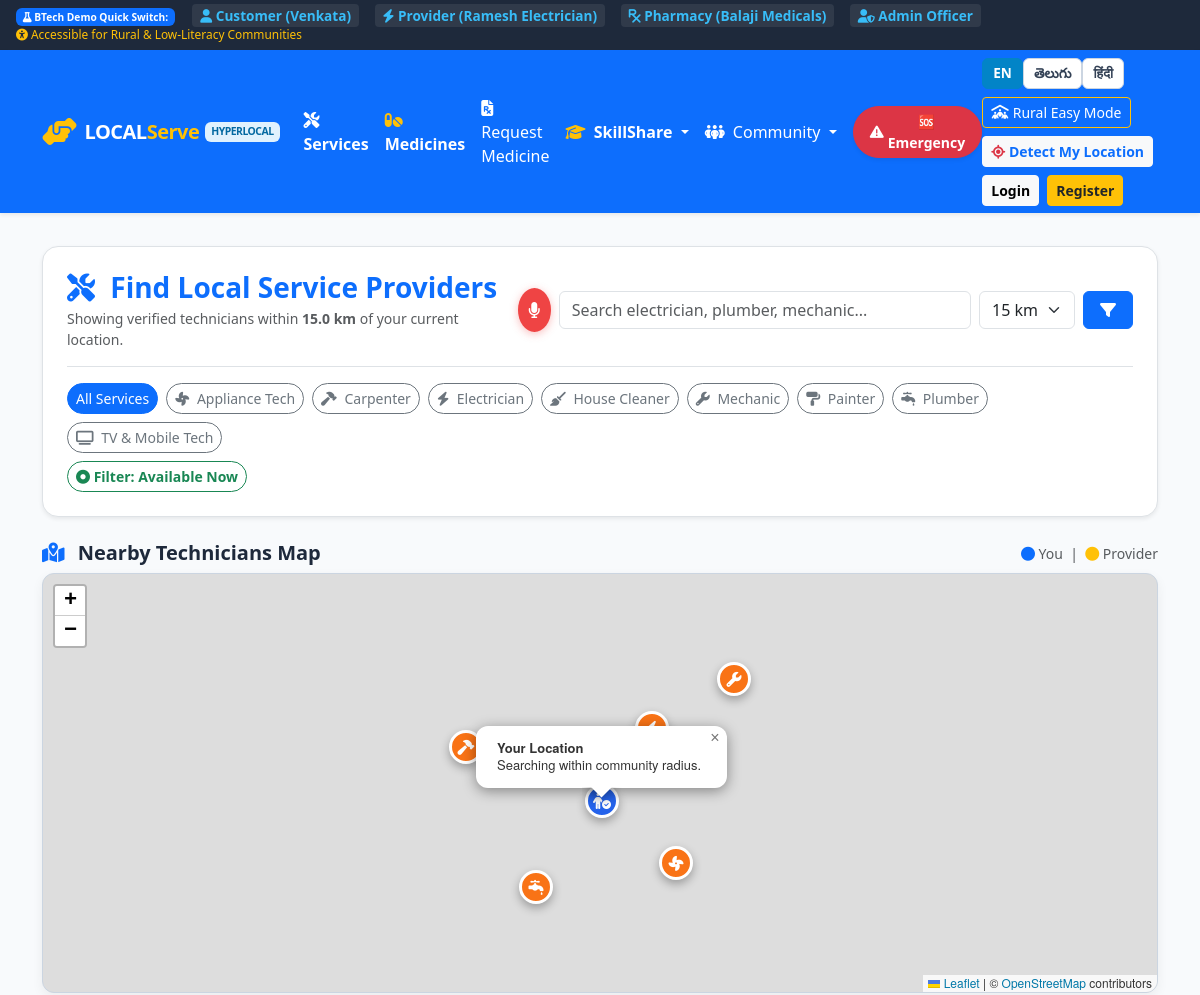
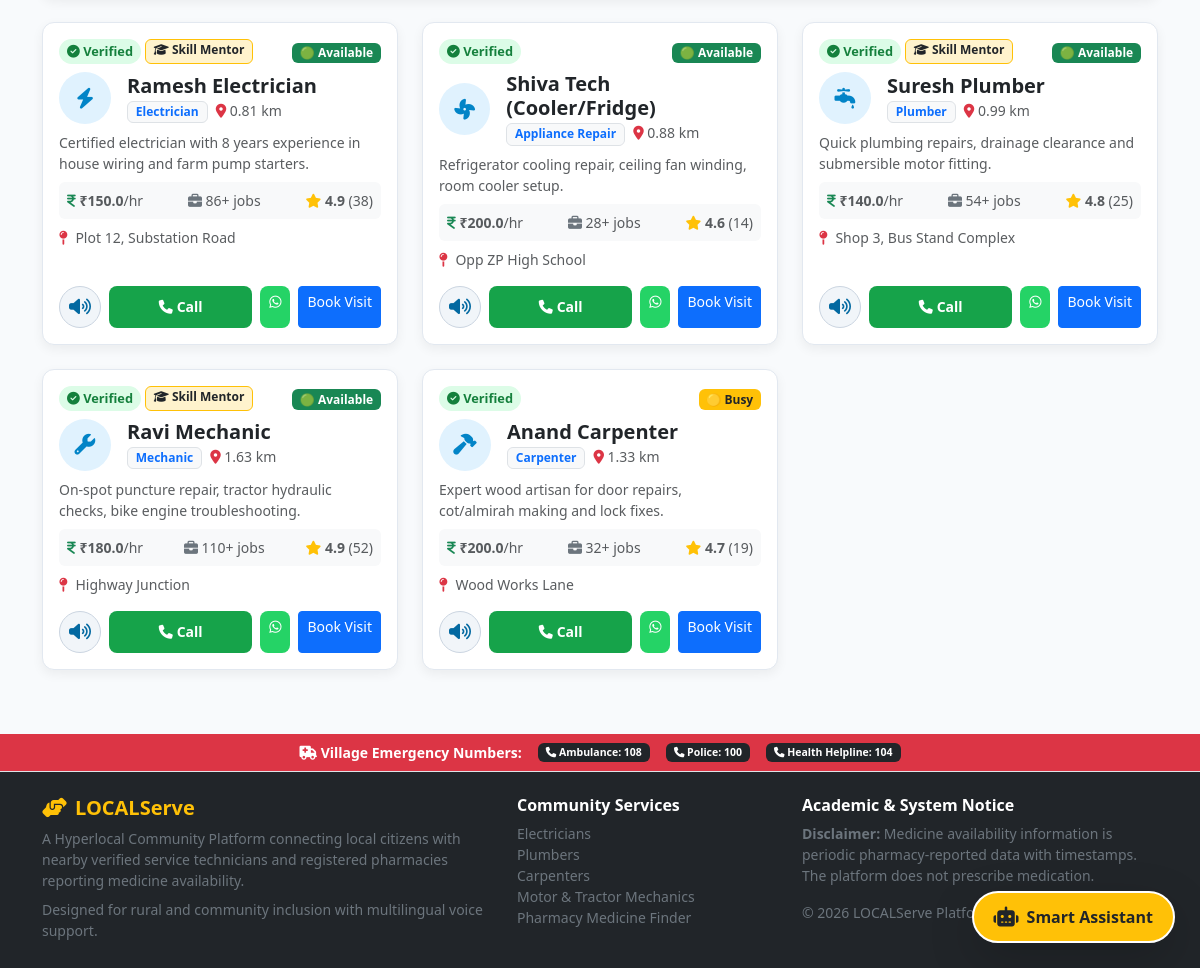
/services, run on the app's committed database (2 pictures, top to bottom).
### tables this page shows
CREATE TABLE services (
        service_id INTEGER PRIMARY KEY AUTOINCREMENT,
        name TEXT NOT NULL,
        category TEXT NOT NULL UNIQUE,
        icon TEXT NOT NULL,
        telugu_name TEXT,
        hindi_name TEXT,
        base_price REAL DEFAULT 150.0,
        description TEXT
    );

CREATE TABLE users (
        user_id INTEGER PRIMARY KEY AUTOINCREMENT,
        name TEXT NOT NULL,
        email TEXT UNIQUE NOT NULL,
        phone TEXT NOT NULL,
        password_hash TEXT NOT NULL,
        role TEXT NOT NULL CHECK(role IN ('customer', 'provider', 'pharmacy', 'admin')),
        latitude REAL DEFAULT 17.3850,
        longitude REAL DEFAULT 78.4867,
        address TEXT,
        created_at TIMESTAMP DEFAULT CURRENT_TIMESTAMP
    );

CREATE TABLE providers (
        provider_id INTEGER PRIMARY KEY AUTOINCREMENT,
        user_id INTEGER NOT NULL UNIQUE,
        category TEXT NOT NULL,
        experience_years INTEGER DEFAULT 2,
        charges_per_hr REAL DEFAULT 200.0,
        availability TEXT DEFAULT 'Available' CHECK(availability IN ('Available', 'Busy', 'Offline')),
        verification_status TEXT DEFAULT 'Pending' CHECK(verification_status IN ('Pending', 'Verified', 'Rejected', 'Suspended')),
        latitude REAL DEFAULT 17.3850,
        longitude REAL DEFAULT 78.4867,
        address TEXT,
        bio TEXT,
        rating REAL DEFAULT 5.0,
        rating_count INTEGER DEFAULT 0,
        completed_jobs_count INTEGER DEFAULT 0,
        years_on_platform INTEGER DEFAULT 1,
        FOREIGN KEY (user_id) REFERENCES users(user_id) ON DELETE CASCADE
    );

### routes/customer.py (the view)
@customer_bp.route('/services')
def services_list():
    category = request.args.get('category', '')
    radius = float(request.args.get('radius', 15.0))
    search = request.args.get('q', '').strip().lower()
    available_only = request.args.get('available_now', '') == '1'
    user_lat = float(request.args.get('lat', session.get('user_lat', Config.DEFAULT_LAT)))
    user_lng = float(request.args.get('lng', session.get('user_lng', Config.DEFAULT_LNG)))
    query = """
        SELECT p.*, u.name, u.phone, u.email, s.icon, s.name as service_name,
               s.telugu_name as service_telugu, s.hindi_name as service_hindi,
               haversine(?, ?, p.latitude, p.longitude) as distance,
               mp.mentor_id
        FROM providers p
        JOIN users u ON p.user_id = u.user_id
        LEFT JOIN services s ON p.category = s.category
        LEFT JOIN mentor_profiles mp ON p.provider_id = mp.provider_id AND mp.verification_status = 'Verified'
        WHERE p.verification_status = 'Verified'
    """
    params = [user_lat, user_lng]
    if category:
        query += " AND p.category = ?"
        params.append(category)
    if available_only:
        query += " AND p.availability = 'Available'"
    if search:
        query += " AND (LOWER(u.name) LIKE ? OR LOWER(p.category) LIKE ? OR LOWER(p.bio) LIKE ?)"
        term = f"%{search}%"
        params.extend([term, term, term])
    query += f" AND haversine(?, ?, p.latitude, p.longitude) <= ?"
    params.extend([user_lat, user_lng, radius])
    query += " ORDER BY CASE p.availability WHEN 'Available' THEN 1 ELSE 2 END, distance ASC"
    providers = query_db(query, tuple(params))
    all_services = query_db("SELECT * FROM services ORDER BY name ASC")
    return render_template(
        'services.html',
        providers=providers,
        services=all_services,
        selected_category=category,
        radius=radius,
        search=search,
        available_only=available_only,
        user_lat=user_lat,
        user_lng=user_lng
    )

### templates/services.html (shortened to what this page needs)
{% extends 'base.html' %}
{% block content %}
<div class="container">
  <div class="bg-white p-3 p-md-4 rounded-4 shadow-sm border mb-4">
    <div class="row align-items-center g-3">
      <div class="col-lg-5">
        <h3 class="fw-bold mb-1 text-primary">
          <i class="fa-solid fa-screwdriver-wrench me-2"></i> Find Local Service Providers
        </h3>
        <p class="text-muted small mb-0">
          Showing verified technicians within <b>{{ radius }} km</b> of your current location.
        </p>
      </div>
      <div class="col-lg-7">
        <form action="{{ url_for('customer.services_list') }}" method="GET" id="servicesSearchForm" class="d-flex align-items-center gap-2">
          <button type="button" class="btn-mic" onclick="startVoiceSearch('serviceSearchInput', 'servicesSearchForm')" title="Speak in Telugu, Hindi or English">
            <i class="fa-solid fa-microphone"></i>
          </button>
          <input type="text" class="form-control" id="serviceSearchInput" name="q" value="{{ search }}"
                 placeholder="Search by name, skills or category..." data-i18n="search_placeholder_service">
          <select name="radius" class="form-select w-auto" onchange="document.getElementById('servicesSearchForm').submit()">
            <option value="15" {% if radius == 15 %}selected{% endif %}>15 km</option>
          </select>
          <button type="submit" class="btn btn-primary fw-bold px-3">
            <i class="fa-solid fa-filter"></i>
          </button>
        </form>
      </div>
    </div>
    <div class="d-flex flex-wrap align-items-center justify-content-between gap-2 mt-3 pt-3 border-top">
      <div class="d-flex flex-wrap gap-2">
        <a href="{{ url_for('customer.services_list', radius=radius, q=search, available_now='1' if available_only else '0') }}"
           class="btn btn-sm {% if not selected_category %}btn-primary{% else %}btn-outline-secondary{% endif %} rounded-pill">
          All Services
        </a>
        {% for s in services %}
        <a href="{{ url_for('customer.services_list', category=s.category, radius=radius, q=search, available_now='1' if available_only else '0') }}"
           class="btn btn-sm {% if selected_category == s.category %}btn-primary{% else %}btn-outline-secondary{% endif %} rounded-pill">
          <i class="fa-solid {{ s.icon }} me-1"></i> {{ s.name }}
        </a>
        {% endfor %}
      </div>
      <div>
        <a href="{{ url_for('customer.services_list', category=selected_category, radius=radius, q=search, available_now='0' if available_only else '1') }}"
           class="btn btn-sm {% if available_only %}btn-success text-white shadow{% else %}btn-outline-success{% endif %} rounded-pill fw-bold">
          <i class="fa-solid fa-circle-dot"></i> {% if available_only %}Showing Available Only{% else %}Filter: Available Now{% endif %}
        </a>
      </div>
    </div>
  </div>
  <div class="mb-4">
    <div class="d-flex justify-content-between align-items-center mb-2">
      <h5 class="fw-bold mb-0">
        <i class="fa-solid fa-map-location-dot text-primary me-2"></i> Nearby Technicians Map
      </h5>
      <span class="small text-muted">
        <i class="fa-solid fa-circle text-primary"></i> You &nbsp;|&nbsp;
        <i class="fa-solid fa-circle text-warning"></i> Provider
      </span>
    </div>
    <div id="map"></div>
  </div>
  <div class="row g-4 mb-5">
    {% if providers %}
      {% for p in providers %}
      <div class="col-md-6 col-lg-4">
        <div class="provider-card p-3 d-flex flex-column justify-content-between"
             data-speech-en="{{ p.name }}, {{ p.category }}. Located {{ p.distance }} kilometers away. Status: {{ p.availability }}. Rating: {{ p.rating }} stars. Tap green button to call."
             data-speech-te="{{ p.name }}, {{ p.category }} పనులు. {{ p.distance }} కిలోమీటర్ల దూరం. ప్రస్తుతం {{ p.availability }}. మాట్లాడేందుకు కాల్ బటన్ నొక్కండి.">
          <div>
            <div class="d-flex justify-content-between align-items-start mb-2">
              <div class="d-flex gap-1 flex-wrap">
                <span class="provider-badge-verified">
                  <i class="fa-solid fa-check-circle"></i> Verified
                </span>
                {% if p.mentor_id %}
                <span class="badge bg-warning-subtle text-dark border border-warning small">
                  <i class="fa-solid fa-graduation-cap"></i> Skill Mentor
                </span>
                {% endif %}
              </div>
              <div>
                {% if p.availability == 'Available' %}
                  <span class="badge bg-success">🟢 Available</span>
                {% elif p.availability == 'Busy' %}
                  <span class="badge bg-warning text-dark">🟡 Busy</span>
                {% else %}
                  <span class="badge bg-secondary">⚪ Offline</span>
                {% endif %}
              </div>
            </div>
            <div class="d-flex align-items-center gap-3 mb-2">
              <div class="service-icon-box m-0" style="width: 52px; height: 52px; font-size: 1.3rem;">
                <i class="fa-solid {{ p.icon or 'fa-wrench' }}"></i>
              </div>
              <div>
                <h5 class="fw-bold mb-0 text-dark">{{ p.name }}</h5>
                <span class="badge bg-light text-primary border">{{ p.category }}</span>
                <span class="small text-muted ms-1"><i class="fa-solid fa-location-dot text-danger"></i> {{ p.distance }} km</span>
              </div>
            </div>
            <p class="text-muted small mb-2">{{ p.bio }}</p>
            <div class="bg-light p-2 rounded small text-muted mb-2 d-flex justify-content-between flex-wrap gap-1">
              <span><i class="fa-solid fa-indian-rupee-sign text-success"></i> <b>₹{{ p.charges_per_hr }}</b>/hr</span>
              <span><i class="fa-solid fa-briefcase text-secondary"></i> {{ p.completed_jobs_count or 15 }}+ jobs</span>
              <span><i class="fa-solid fa-star text-warning"></i> <b>{{ p.rating }}</b> ({{ p.rating_count }})</span>
            </div>
            <div class="small text-muted mb-3 text-truncate">
              <i class="fa-solid fa-map-pin text-danger me-1"></i> {{ p.address }}
            </div>
          </div>
          <div>
            <div class="d-flex gap-2">
              <button class="btn btn-sm btn-speaker" onclick="readCardAloud(this)" title="Listen to provider info">
                <i class="fa-solid fa-volume-high"></i>
              </button>
              <a href="tel:{{ p.phone }}" class="btn btn-sm btn-call flex-grow-1 d-flex align-items-center justify-content-center gap-1">
                <i class="fa-solid fa-phone"></i> Call
              </a>
              <a href="https://wa.me/{{ p.phone|replace(' ', '')|replace('+', '') }}" target="_blank" class="btn btn-sm btn-whatsapp">
                <i class="fa-brands fa-whatsapp"></i>
              </a>
              <a href="{{ url_for('customer.provider_detail', provider_id=p.provider_id) }}" class="btn btn-sm btn-primary">
                Book Visit
              </a>
            </div>
          </div>
        </div>
      </div>
      {% endfor %}
    {% endif %}
  </div>
</div>
{% endblock %}

### data on the page
services: name "Appliance Tech", shows "🟢 Available", name "Shiva Tech (Cooler/Fridge)", category "Appliance Repair", distance "0.88", bio "Refrigerator cooling repair, ceiling fan winding, room cooler setup.", charges_per_hr "200.0", completed_jobs_count "28", rating "4.6", rating_count "14", address "Opp ZP High School"
services: name "Carpenter", shows "🟡 Busy", name "Anand Carpenter", category "Carpenter", distance "1.33", bio "Expert wood artisan for door repairs, cot/almirah making and lock fixes.", charges_per_hr "200.0", completed_jobs_count "32", rating "4.7", rating_count "19", address "Wood Works Lane"
services: name "Electrician", shows "Skill Mentor", shows "🟢 Available", name "Ramesh Electrician", category "Electrician", distance "0.81", bio "Certified electrician with 8 years experience in house wiring and farm pump starters.", charges_per_hr "150.0", completed_jobs_count "86", rating "4.9", rating_count "38", address "Plot 12, Substation Road"
services: name "House Cleaner"
services: name "Mechanic", shows "Skill Mentor", shows "🟢 Available", name "Ravi Mechanic", category "Mechanic", distance "1.63", bio "On-spot puncture repair, tractor hydraulic checks, bike engine troubleshooting.", charges_per_hr "180.0", completed_jobs_count "110", rating "4.9", rating_count "52", address "Highway Junction"
services: name "Painter"
services: name "Plumber", shows "Skill Mentor", shows "🟢 Available", name "Suresh Plumber", category "Plumber", distance "0.99", bio "Quick plumbing repairs, drainage clearance and submersible motor fitting.", charges_per_hr "140.0", completed_jobs_count "54", rating "4.8", rating_count "25", address "Shop 3, Bus Stand Complex"
services: name "TV & Mobile Tech"

### other printed values
{{ radius }} "15.0"
